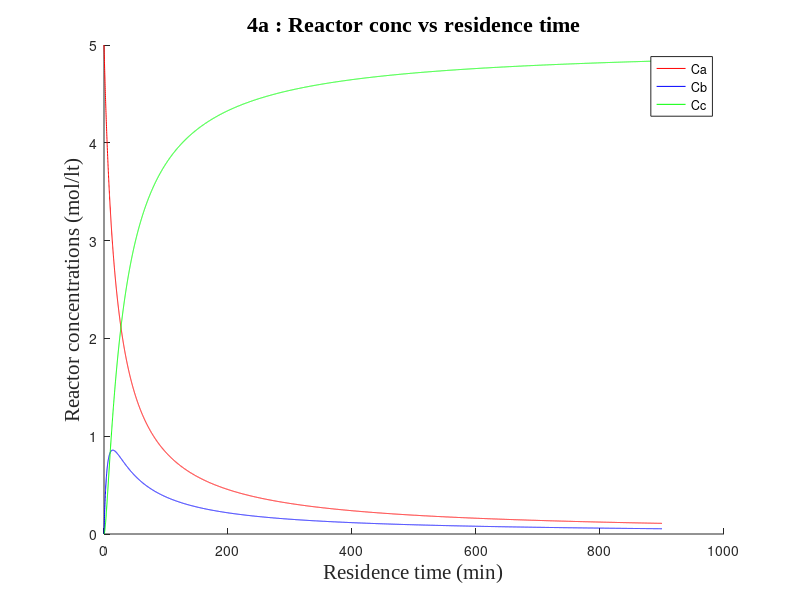
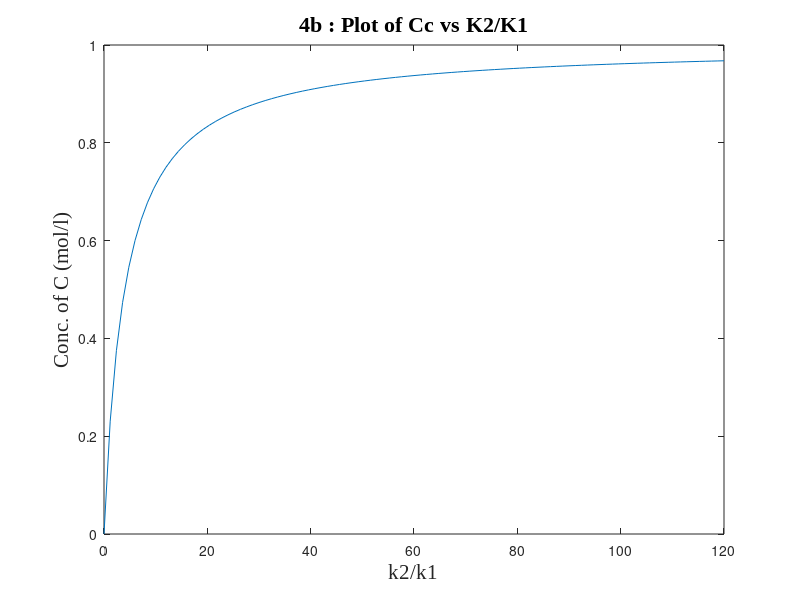

Write MATLAB code to recreate these figures, in order.
%HW1-Prb4
%Navneet Singh (nsingh1@andrew.cmu.edu) 

clc       %clear screen
clear all %clearing all stored variables
close all %close previous plots

k1 = 3.0/60.0;   %min-1
k2 = 0.1;        %min-1
tau = 0:0.1:900; %initiualizing tau
a = zeros(3);    %initializing a matrix
co = [5; 0; 0];  %concentration of feed stream, assuming only 'a' is present in feed stream.  

for i = 1:length(tau) 
    %defining matrix A
    a = [1+k1*tau(i), 0, 0; -k1*tau(i), 1+k2*tau(i), 0; 0, -k2*tau(i), 1];
    rxn = a\co;  %calculating concentration in the reactor. 
    Ca(1,i) = rxn(1);
    Cb(1,i) = rxn(2);
    Cc(1,i) = rxn(3);
end

%Plotting
hold on
plot(tau,Ca,'red')
plot(tau,Cb,'blue')
plot(tau,Cc,'green')
legend('Ca','Cb','Cc')
xlabel('Residence time (min)','fontsize',15,'fontname','times new roman')
ylabel('Reactor concentrations (mol/lt)','fontsize',15,'fontname','times new roman')
title('4a : Reactor conc vs residence time','fontsize',16,'fontname','times new roman')

%Part B
t  = 30;          %seconds, residence time
k_1   = 0.5/60;   %seconds^-1
k_2 = 0:0.01:1;   %seconds^-1 , intializing range of k2
Ca_in = 5;        %mol/l 

k2_1 = k_2(1,:)./k_1;  %defining k2/k1 

%writing concentration in terms of k1 and k2 and calculating
c(1,:) = Ca_in * ((k_1*t)/(1+k_1*t)) * ((k_2.*t)./(1+k_2.*t)); 

figure
plot(k2_1,c); 
xlabel('k2/k1','fontsize',15,'fontname','times new roman')
ylabel('Conc. of C (mol/l)','fontsize',15,'fontname','times new roman')
title('4b : Plot of Cc vs K2/K1','fontsize',16,'fontname','times new roman') 





